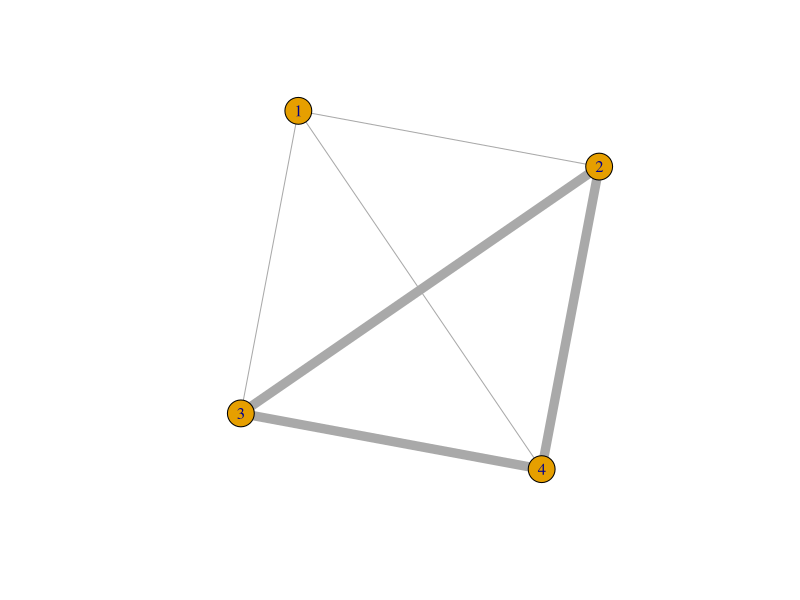
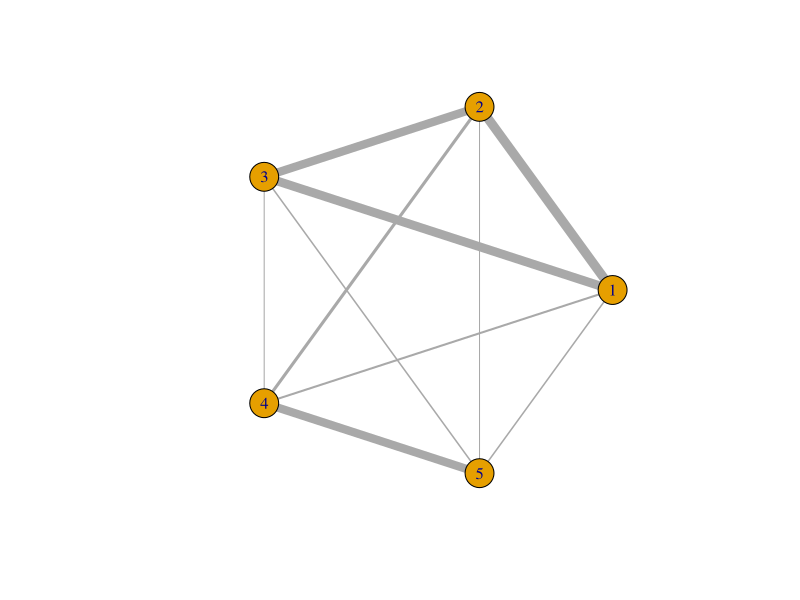
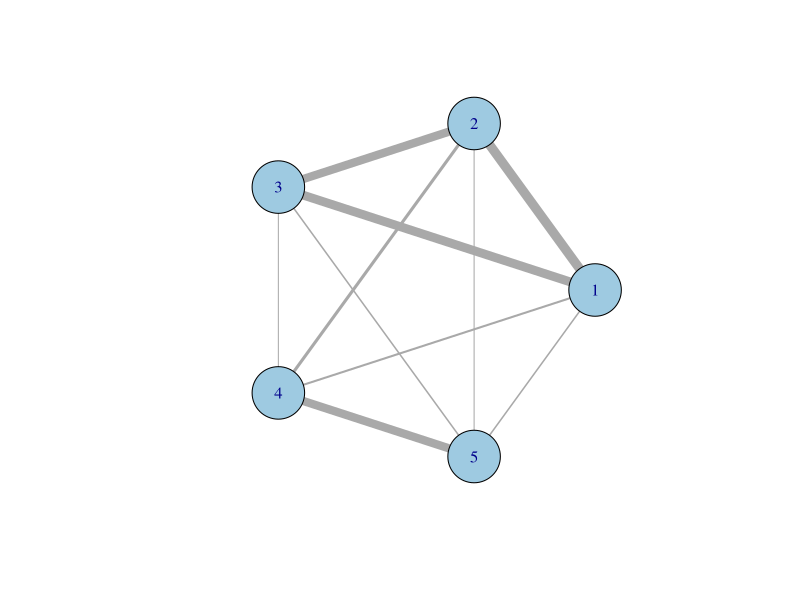
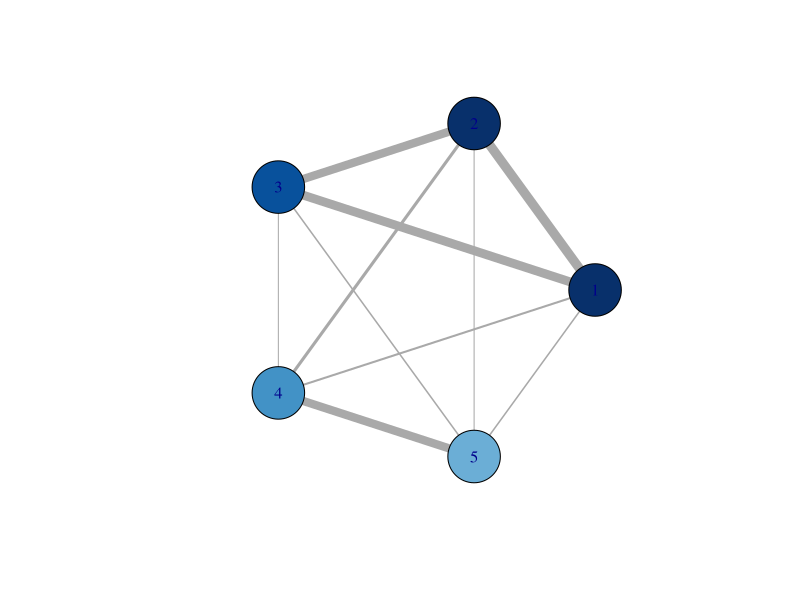
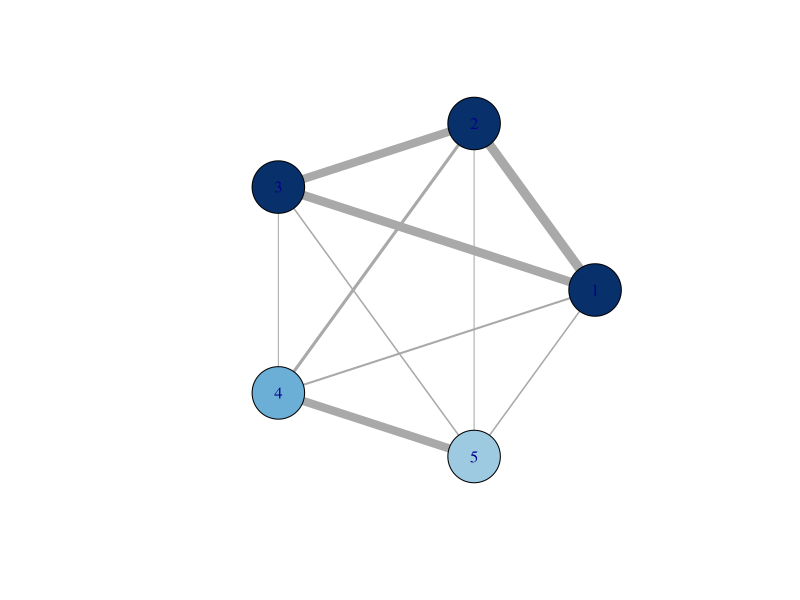
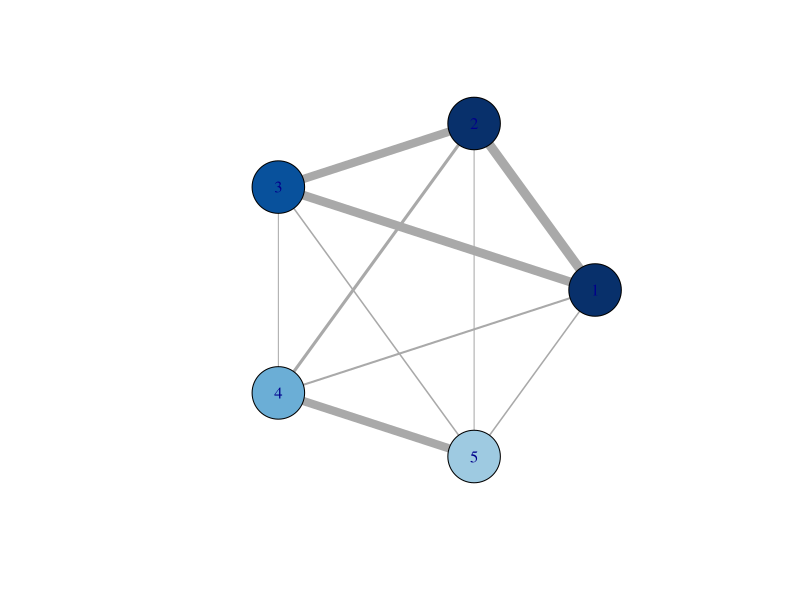
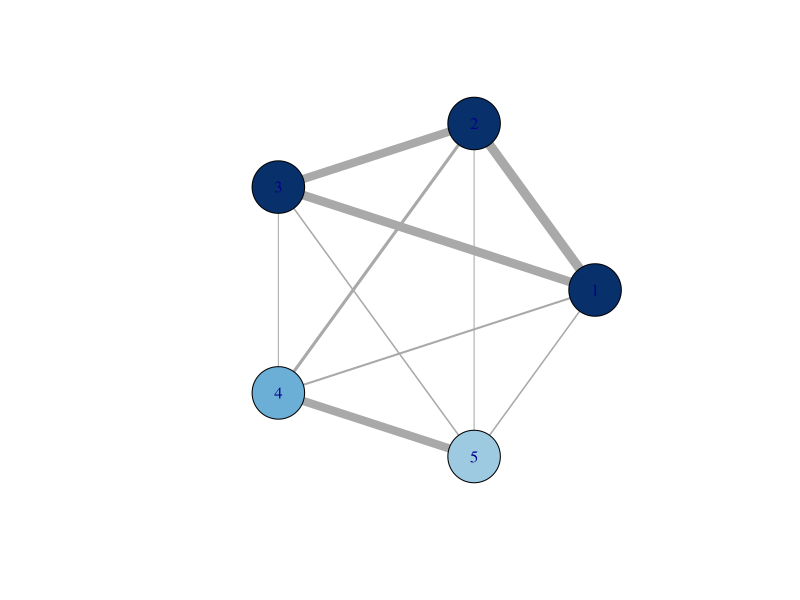
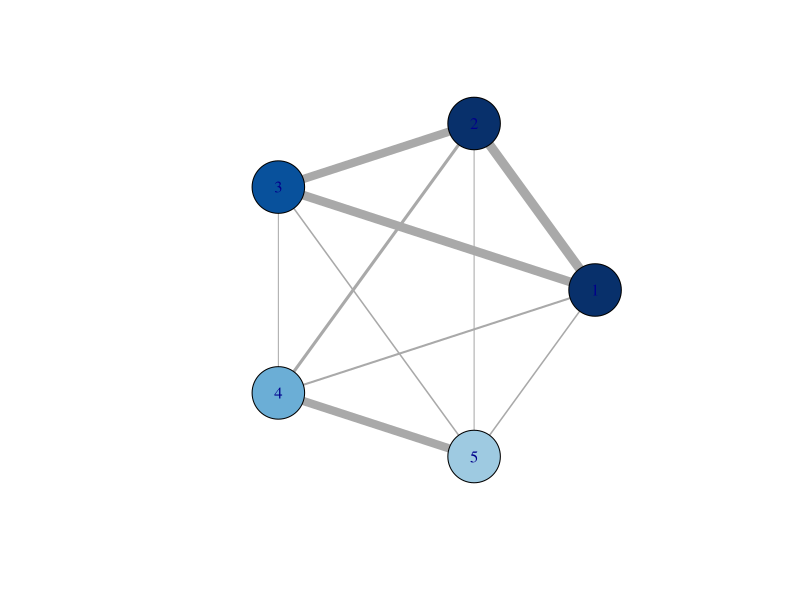

These charts were generated, in order, by the following R code: (Note: this script raises an error after producing the figures.)
library(igraph)

edges = data.frame(report = c(1, 1, 1, 2, 2, 3),
                   partner = c(2, 3, 4, 3, 4, 4),
                   concord = c(.1, .1, .1, .9, .9, .9))

singleYearGraph = graph.data.frame(edges, directed = FALSE)
plot(singleYearGraph, edge.width = E(singleYearGraph)$concord*10)
reliability = igraph::evcent(singleYearGraph, weights = edges[, 3])$vector
reliability

edges = data.frame(report = c(1, 1, 1, 1, 2, 2, 2, 3, 3, 4),
                   partner = c(2, 3, 4, 5, 3, 4, 5, 4, 5, 5),
                   concord = c(.9, .85, .2, .15, .8, .3, .1, .1, .15, .8))
singleYearGraph = graph.data.frame(edges, directed = FALSE)
plot(singleYearGraph, edge.width = E(singleYearGraph)$concord*10,
     rescale = FALSE, layout = layout.circle)
reliability = evcent(singleYearGraph, weights = edges[, 3])$vector
reliability

## Verify that reliability is the stable state of the transition matrix
## provided by the "concordance" or agreement between nodes.  On other words,
## if all countries transfer their reliability scores at each step based on
## their argeement with all partners, then reliability is a stable state of
## this process.
edges = as.matrix(edges)
edges = rbind(edges, as.matrix(edges)[, c(2, 1, 3)])
edges = data.frame(edges)
A = reshape::cast(edges, report ~ partner, value = "concord", mean)
A$report = NULL
diag(A) = 0
A
evec = abs(eigen(A)$vector[, 1])
evec / max(evec) - reliability
as.matrix(A) %*% reliability/eigen(A)$value[1]-reliability

## Make some pretty plots showing how reliability is calculated over time

library(RColorBrewer)
cols = brewer.pal(n = 9, name = "Blues")
reliability = rep(.5, 5)
for(i in 1:100){
    colorIndex = round(reliability*9)
    png(paste0("~/Documents/Github/sws_r_api/r_modules/trade_reliability/plots/reliability_",
               i-1, ".png"), width = 300, height = 300)
    plot(singleYearGraph, edge.width = E(singleYearGraph)$concord*10,
         vertex.color = cols[colorIndex], rescale = FALSE, layout = layout.circle,
         vertex.size = 30, ylim = c(-1.1, 1.1))
    dev.off()
    reliability = as.matrix(A) %*% reliability
    reliability = reliability / max(reliability)
}
